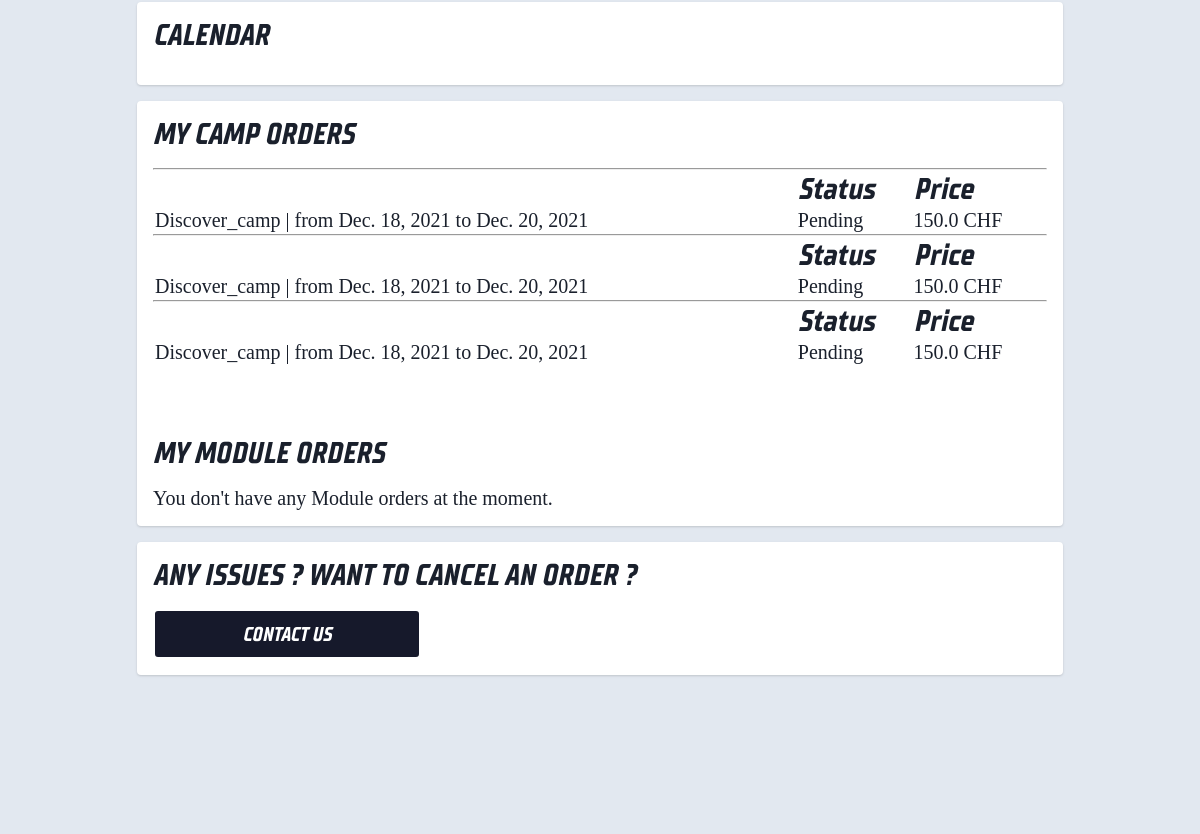
Before: /myaccount/ (signed in, middle part) with the older database file.
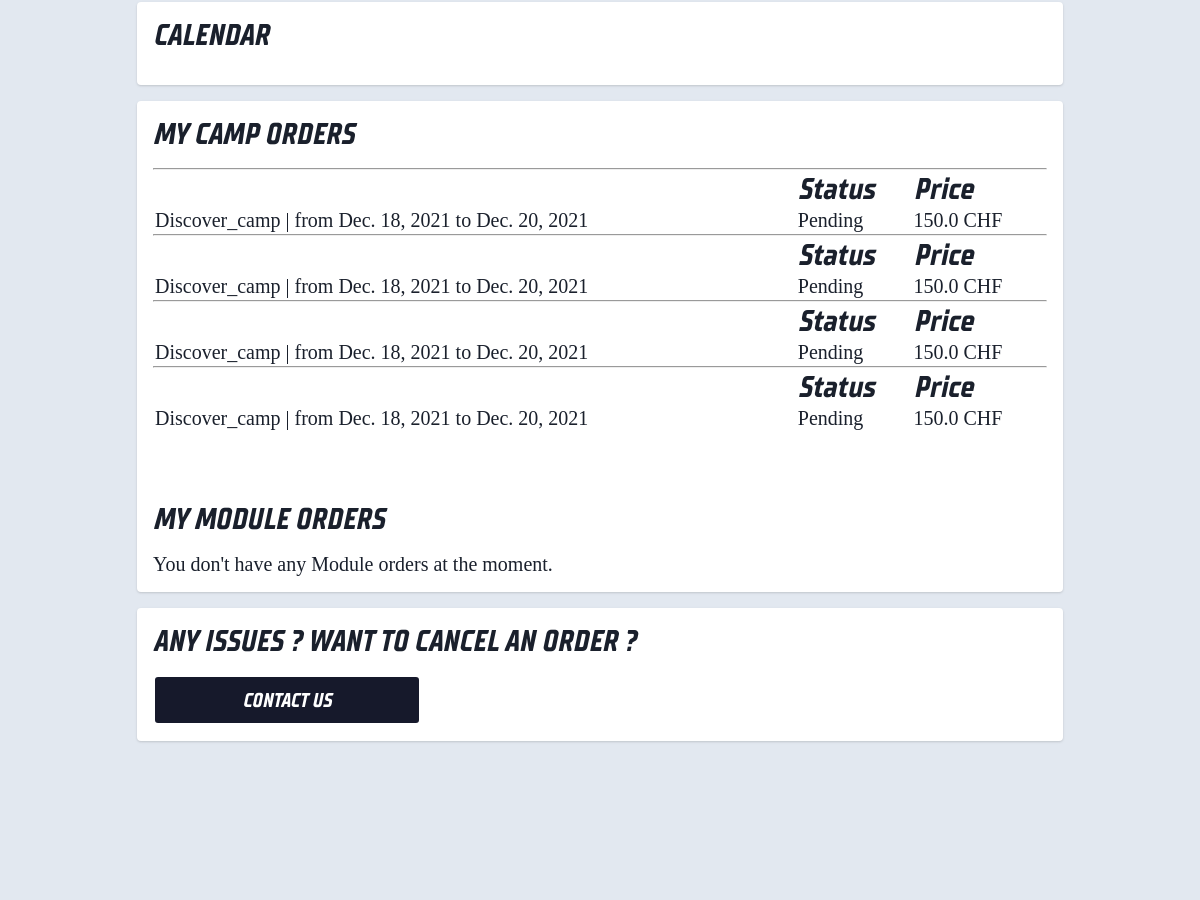
After: the same page with the newer database file.
### apps/reservation/models.py (models this page shows, shortened)
class CampOrder(models.Model):
    pending = "Pending"
    completed = "Completed"
    CHOICE_STATUS = (
        (pending, 'Pending'),
        (completed, 'Completed'),
    )
    user = models.ForeignKey(User, related_name='CampOrders', on_delete=models.SET_NULL, blank=True, null=True)
    camp = models.ForeignKey(Camp, on_delete=models.CASCADE)
    paid = models.BooleanField(default=False)
    status = models.CharField(max_length=20, choices=CHOICE_STATUS, default=pending)

### apps/eventcalendar/models.py (models this page shows, shortened)
class Camp(models.Model):
    CAMP_CHOICES = (
        ('Improve_camp', 'Improve camp'),
        ('Discover_camp', 'Discover camp'),
    )
    type = models.CharField(max_length=200, choices=CAMP_CHOICES, null=True)
    description = models.TextField(blank=True)
    start_date = models.DateField()
    end_date = models.DateField()
    game = models.ForeignKey(Game, on_delete=models.CASCADE, blank=True, null=True)
    nb_places = models.IntegerField(default=12)
    nb_registered = models.IntegerField(default=0)
    price = models.FloatField()

### apps/eventcalendar/views.py (the view)
# urls.py: path('myaccount/', calendarView, name='myaccount'),
def calendarView(request):
    context = {'camps': Camp.objects.all(), 'modules': Module.objects.all(), 'courses': Course.objects.all()}
    return render(request, 'myaccount.html', context)

### apps/core/models.py (called while the page is built)
    def __str__(self):
        return self.name

### apps/userprofile/templates/myaccount.html (shortened to what this page needs)
{% extends 'base.html' %}
{% load static %}
{% block extrahead %}
    <link rel="stylesheet" href="{% static 'myaccount.css' %}">
    <link href='https://cdn.jsdelivr.net/npm/fullcalendar@5.9.0/main.min.css' rel='stylesheet'/>
    <link href='{% static 'fullcalendar/lib/calendar.css' %}' rel='stylesheet'/>
{% endblock %}
{% block content %}
    <div class="container">
    <div class="main-body">
        <div class="row gutters-sm">
            <div class="row gutters-sm">
                <div class="col-sm-6 mb-3">
                    <div class="card h-100">
                        <div class="card-body">
                            <h6 class="d-flex align-items-center mb-3">CALENDAR</h6>
                        </div>
                    </div>
                </div>
            </div>
            <div class="row gutters-sm">
                <div class="col-sm-6 mb-3">
                    <div class="card h-100">
                        <div class="card-body">
                            <h6 class="d-flex align-items-center mb-3">MY CAMP ORDERS</h6>
                            {% for order in request.user.CampOrders.all %}
                                <div class="div-table-orders">
                                    <table class="table-orders">
                                        <thead>
                                        <tr>
                                            <th></th>
                                            <th>Status</th>
                                            <th>Price</th>
                                        </tr>
                                        </thead>
                                        <hr>
                                        <tbody class="orders-font">
                                        <tr>
                                            <td>{{ order.camp.type }}  | from {{ order.camp.start_date }} to {{ order.camp.end_date }}</td>
                                            <td>{{ order.status }}</td>
                                            <td>{{ order.camp.price }}<span> CHF</span></td>
                                        </tr>
                                        </tbody>
                                    </table>
                                </div>
                            {% empty %}
                            <p class="orders-font">You don't have any Module orders at the moment.</p>
                            {% endfor %}
                            <br>
                            <br>
                            <div>
                                <h6 class="d-flex align-items-center mb-3">MY MODULE ORDERS</h6>
                                {% for order in request.user.ModuleOrders.all %}
                                    <div class="div-table-orders">
                                        <table class="table-orders">
                                            <thead>
                                            <tr>
                                                <th></th>
                                                <th>Status</th>
                                                <th>Price</th>
                                            </tr>
                                            </thead>
                                            <hr>
                                            <tbody class="orders-font">
                                            <tr>
                                                <td>{{ order.module }}</td>
                                                <td>{{ order.status }}</td>
                                                <td>{{ order.module.price }}<span> CHF</span></td>
                                            </tr>
                                            </tbody>
                                        </table>
                                    </div>
                                {% empty %}
                                <p class="orders-font">You don't have any Module orders at the moment.</p>
                                {% endfor %}
                            </div>
                        </div>
                    </div>
                </div>
            </div>
        <div class="row gutters-sm">
                <div class="col-sm-6 mb-3">
                    <div class="card h-100">
                        <div class="card-body">
                            <h6 class="d-flex align-items-center mb-3">ANY ISSUES ? WANT TO CANCEL AN ORDER ?</h6>
                            <div>
                                <form action="{% url 'ticket' %}" target="_blank">
                                    <button id="btncontact" type="submit" value="login" >CONTACT US</button>
                                </form>
                            </div>
                        </div>
                    </div>
                </div>
            </div>
        </div>
    </div>
    </div>
{% endblock %}

### apps/core/templates/base.html (shortened to what this page needs)
{% load static %}
<!DOCTYPE html>
<html lang="en">
<head>
    <link rel="stylesheet" href="{% static 'footer.css' %}">
    <link rel="stylesheet" href="{% static 'main.css' %}">
    {% block extrahead %}{% endblock %}
</head>
<body>
    <div class="wrapper">
            {% block content %}
            {% endblock %}
    </div>
</body>
</html>

### apps/core/templates/footer.html (shortened to what this page needs)
    {% load static %}

### static/main.css (style rules this page uses)
* { margin: 0; padding: 0; border-radius: 5px; box-sizing: border-box; }
html, body { margin:0; padding: 0; width: 100%; }
body { font-family: 'TT Supermolot Neue'; background-color: #16192B; }

### static/myaccount.css (style rules this page uses)
body { color: #1a202c; text-align: left; background-color: #e2e8f0; }
.main-body { padding: 15px; }
.card { box-shadow: 0 1px 3px 0 rgba(0,0,0,.1), 0 1px 2px 0 rgba(0,0,0,.06); }
.container { padding: 130px; }
.card { display: flex; flex-direction: column; min-width: 0; word-wrap: break-word; background-color: #fff; background-clip: border-box; border: 0 solid rgba(0,0,0,.125); border-radius: .25rem; }
.card-body { flex: 1 1 auto; min-height: 1px; padding: 1rem; }
.gutters-sm { margin-right: -8px; margin-left: -8px; }
.gutters-sm>.col, .gutters-sm>[class*=col-] { padding-right: 8px; padding-left: 8px; }
.mb-3, .my-3 { margin-bottom: 1rem!important; font-size: 30px; }
.h-100 { height: 100%!important; }
.table-orders { width:100%; }
.orders-font { font-family: "Titillium Web"; font-size: 20px; }
#btncontact { width: 30%; height: 50px; border: none; background-color: #16192B; outline: none; color: white; font-size: 20px; cursor: pointer; font-family: 'TT Supermolot Neue'; border: 2px solid white; }

Changed rows visible on the page:
added CampOrder: camp.type "Discover_camp", camp.start_date "Dec. 18, 2021", camp.end_date "Dec. 20, 2021", status "Pending", camp.price "150.0"
